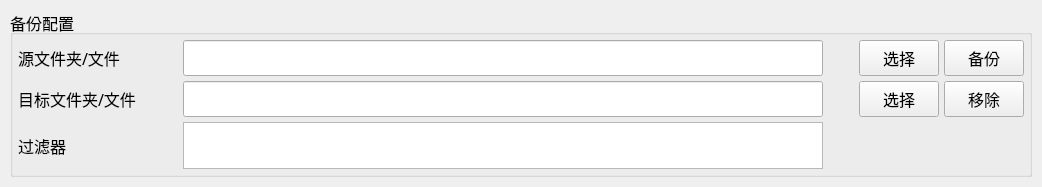
<?xml version="1.0" encoding="UTF-8"?>
<ui version="4.0">
 <class>PathWidget</class>
 <widget class="QWidget" name="PathWidget">
  <property name="geometry">
   <rect>
    <x>0</x>
    <y>0</y>
    <width>1042</width>
    <height>187</height>
   </rect>
  </property>
  <property name="font">
   <font>
    <pointsize>12</pointsize>
   </font>
  </property>
  <property name="windowTitle">
   <string>Form</string>
  </property>
  <layout class="QVBoxLayout" name="verticalLayout">
   <property name="spacing">
    <number>5</number>
   </property>
   <property name="sizeConstraint">
    <enum>QLayout::SetMinimumSize</enum>
   </property>
   <property name="leftMargin">
    <number>10</number>
   </property>
   <property name="topMargin">
    <number>10</number>
   </property>
   <property name="rightMargin">
    <number>10</number>
   </property>
   <property name="bottomMargin">
    <number>10</number>
   </property>
   <item>
    <widget class="QGroupBox" name="groupBox">
     <property name="title">
      <string>备份配置</string>
     </property>
     <layout class="QHBoxLayout" name="horizontalLayout_2">
      <property name="spacing">
       <number>5</number>
      </property>
      <property name="leftMargin">
       <number>5</number>
      </property>
      <property name="topMargin">
       <number>5</number>
      </property>
      <property name="rightMargin">
       <number>5</number>
      </property>
      <property name="bottomMargin">
       <number>5</number>
      </property>
      <item>
       <layout class="QVBoxLayout" name="verticalLayout_path">
        <property name="spacing">
         <number>5</number>
        </property>
        <item>
         <layout class="QHBoxLayout" name="horizontalLayout_7">
          <property name="spacing">
           <number>5</number>
          </property>
          <property name="sizeConstraint">
           <enum>QLayout::SetMinimumSize</enum>
          </property>
          <property name="topMargin">
           <number>0</number>
          </property>
          <property name="rightMargin">
           <number>0</number>
          </property>
          <property name="bottomMargin">
           <number>0</number>
          </property>
          <item>
           <widget class="QLabel" name="label_3">
            <property name="minimumSize">
             <size>
              <width>160</width>
              <height>36</height>
             </size>
            </property>
            <property name="font">
             <font>
              <family>Source Code Pro ExtraLight</family>
              <pointsize>12</pointsize>
              <bold>false</bold>
             </font>
            </property>
            <property name="text">
             <string>源文件夹/文件</string>
            </property>
           </widget>
          </item>
          <item>
           <widget class="QLineEdit" name="lineEdit_source_path">
            <property name="minimumSize">
             <size>
              <width>640</width>
              <height>36</height>
             </size>
            </property>
           </widget>
          </item>
          <item>
           <spacer name="horizontalSpacer_5">
            <property name="orientation">
             <enum>Qt::Horizontal</enum>
            </property>
            <property name="sizeHint" stdset="0">
             <size>
              <width>40</width>
              <height>20</height>
             </size>
            </property>
           </spacer>
          </item>
          <item>
           <widget class="QPushButton" name="pushButton_choose_source">
            <property name="minimumSize">
             <size>
              <width>0</width>
              <height>36</height>
             </size>
            </property>
            <property name="font">
             <font>
              <pointsize>12</pointsize>
              <bold>false</bold>
             </font>
            </property>
            <property name="text">
             <string>选择</string>
            </property>
           </widget>
          </item>
          <item>
           <widget class="QPushButton" name="pushButton_backup">
            <property name="minimumSize">
             <size>
              <width>0</width>
              <height>36</height>
             </size>
            </property>
            <property name="text">
             <string>备份</string>
            </property>
           </widget>
          </item>
         </layout>
        </item>
        <item>
         <layout class="QHBoxLayout" name="horizontalLayout">
          <property name="spacing">
           <number>5</number>
          </property>
          <property name="sizeConstraint">
           <enum>QLayout::SetMinimumSize</enum>
          </property>
          <item>
           <widget class="QLabel" name="label_4">
            <property name="minimumSize">
             <size>
              <width>160</width>
              <height>36</height>
             </size>
            </property>
            <property name="font">
             <font>
              <family>Source Code Pro ExtraLight</family>
              <pointsize>12</pointsize>
              <bold>false</bold>
             </font>
            </property>
            <property name="text">
             <string>目标文件夹/文件</string>
            </property>
           </widget>
          </item>
          <item>
           <widget class="QLineEdit" name="lineEdit_target_path">
            <property name="minimumSize">
             <size>
              <width>640</width>
              <height>36</height>
             </size>
            </property>
           </widget>
          </item>
          <item>
           <spacer name="horizontalSpacer_2">
            <property name="orientation">
             <enum>Qt::Horizontal</enum>
            </property>
            <property name="sizeHint" stdset="0">
             <size>
              <width>40</width>
              <height>20</height>
             </size>
            </property>
           </spacer>
          </item>
          <item>
           <widget class="QPushButton" name="pushButton_choose_target">
            <property name="minimumSize">
             <size>
              <width>0</width>
              <height>36</height>
             </size>
            </property>
            <property name="font">
             <font>
              <pointsize>12</pointsize>
              <bold>false</bold>
             </font>
            </property>
            <property name="text">
             <string>选择</string>
            </property>
           </widget>
          </item>
          <item>
           <widget class="QPushButton" name="pushButton_remove">
            <property name="minimumSize">
             <size>
              <width>0</width>
              <height>36</height>
             </size>
            </property>
            <property name="text">
             <string>移除</string>
            </property>
           </widget>
          </item>
         </layout>
        </item>
        <item>
         <layout class="QHBoxLayout" name="horizontalLayout_3">
          <property name="spacing">
           <number>5</number>
          </property>
          <property name="sizeConstraint">
           <enum>QLayout::SetMinimumSize</enum>
          </property>
          <item>
           <widget class="QLabel" name="label_5">
            <property name="minimumSize">
             <size>
              <width>160</width>
              <height>36</height>
             </size>
            </property>
            <property name="font">
             <font>
              <family>Source Code Pro ExtraLight</family>
              <pointsize>12</pointsize>
              <bold>false</bold>
             </font>
            </property>
            <property name="text">
             <string>过滤器</string>
            </property>
           </widget>
          </item>
          <item>
           <widget class="QTextEdit" name="textEdit_filter">
            <property name="minimumSize">
             <size>
              <width>640</width>
              <height>32</height>
             </size>
            </property>
           </widget>
          </item>
          <item>
           <spacer name="horizontalSpacer_3">
            <property name="orientation">
             <enum>Qt::Horizontal</enum>
            </property>
            <property name="sizeHint" stdset="0">
             <size>
              <width>40</width>
              <height>20</height>
             </size>
            </property>
           </spacer>
          </item>
         </layout>
        </item>
       </layout>
      </item>
     </layout>
    </widget>
   </item>
  </layout>
 </widget>
 <resources/>
 <connections/>
</ui>
